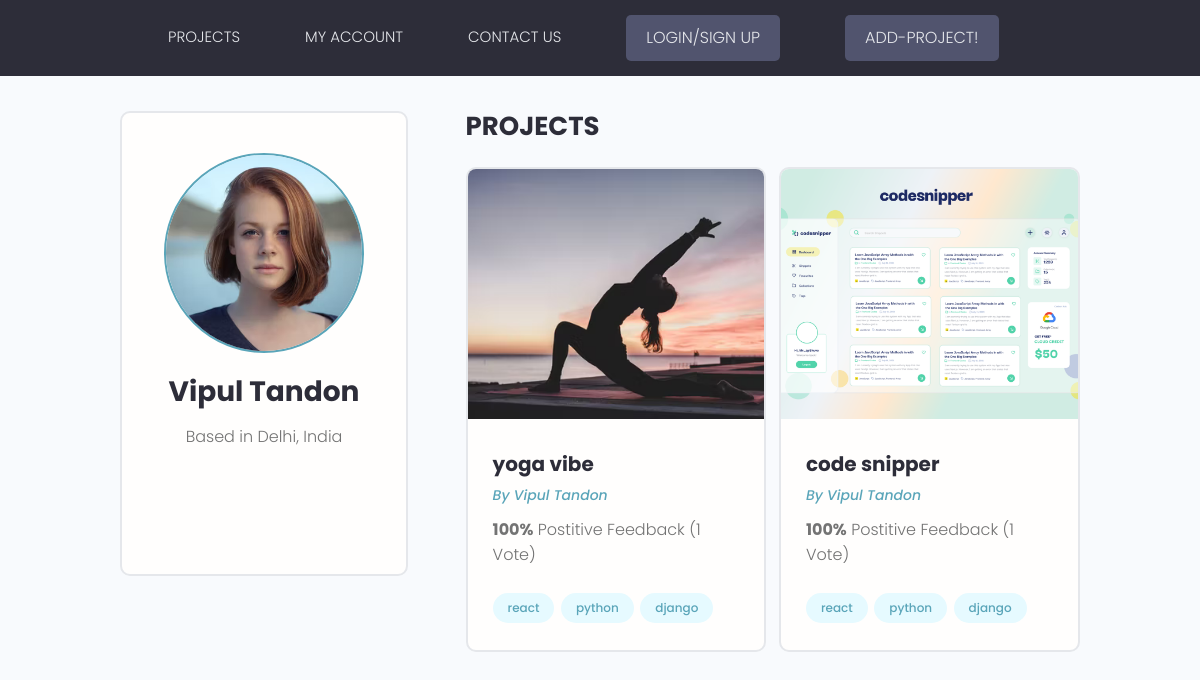
The app's page /users/profile/57972d04-bc4d-431b-bf70-063b74abb9f5/ with its own data.
### users/models.py (models this page shows, shortened)
class Profile(models.Model):
    LOGIN_TYPE = (
        ('Teacher', 'as a teacher'),
        ('Student', 'as a student'),
    )
    user = models.OneToOneField(User, on_delete=models.CASCADE, null=True, blank=True)
    username = models.CharField(max_length=200, blank=True, null=True)
    location = models.CharField(max_length=200, blank=True, null=True)
    name = models.CharField(max_length=200, blank=True, null=True)
    value = models.CharField(max_length=200, choices=LOGIN_TYPE, blank=True, null=True)
    email = models.EmailField(max_length=500, blank=True, null=True)
    profile_image = models.ImageField(null=True, blank=True, upload_to='profiles/', default='profiles/user-default.png')
    social_linkedin = models.CharField(max_length=200, blank=True, null=True)
    created = models.DateTimeField(auto_now_add=True)
    id = models.UUIDField(default=uuid.uuid4, unique=True, primary_key=True, editable=False)

### projects/models.py (models this page shows, shortened)
class Project(models.Model):
    owner = models.ForeignKey(Profile, null=True, blank=True, on_delete=models.SET_NULL)
    title = models.CharField(max_length=200)
    description = models.TextField(null=True, blank=True)
    source_link = models.CharField(max_length=2000, blank=True, null=True)
    featured_image = models.ImageField(null=True, blank=True, default="default.jpg")
    tags = models.ManyToManyField('Tag', blank=True)
    vote_total = models.IntegerField(default=0, null=True, blank=True)
    vote_ratio = models.IntegerField(default=0, null=True, blank=True)
    created = models.DateTimeField(auto_now_add=True)
    id = models.UUIDField(default=uuid.uuid4, unique=True, primary_key=True, editable=False)
    class Meta:
        ordering = ['-created']

class Tag(models.Model):
    name = models.CharField(max_length=200)
    created = models.DateTimeField(auto_now_add=True)
    id = models.UUIDField(default=uuid.uuid4, unique=True, primary_key=True, editable=False)
    def __str__(self):
        return self.name

### users/views.py (the view)
# urls.py: path('profile/<str:pk>/', views.profile, name='profile'),
def profile(request, pk):
    profile = Profile.objects.get(id=pk)
    context = {
        'profile': profile,
    }
    return render(request, 'users/profile.html', context)

### users/templates/users/profile.html (shortened to what this page needs)
{% extends 'main.html' %}
{% block content %}
<main class="profile my-md">
    <div class="container">
      <div class="layout">
        <div class="column column--1of3">
          <div class="card text-center">
            <div class="card__body dev">
              <img class="avatar avatar--xl" src="{{profile.profile_image.url}}" />
              <h2 class="dev__name">{{profile.name}}</h2>
              <p class="dev__location">Based in {{profile.location}}</p>
              <ul class="dev__social">
              </ul>
            </div>
          </div>
        </div>
        <div class="column column--2of3">
          <div class="devInfo">
            <h3 class="devInfo__title">Projects</h3>
            <div class="grid grid--two">
                {% for project in profile.project_set.all %}
              <div class="column">
                <div class="card project">
                  <a href="{% url 'project' project.id %}" class="project">
                    <img class="project__thumbnail" src="{{project.featured_image.url}}" alt="project thumbnail" />
                    <div class="card__body">
                      <h3 class="project__title">{{project.title}}</h3>
                      <p><a class="project__author" href="{% url 'profile' project.owner.id %}">By {{project.owner.name}}</a></p>
                      <p class="project--rating">
                        <span style="font-weight: bold;">{{project.vote_ratio}}%</span> Postitive
                        Feedback ({{project.vote_total}} Vote{{project.vote_total|pluralize:"s"}})
                      </p>
                      <div class="project__tags">
                          {% for tag in project.tags.all %}
                        <span class="tag tag--pill tag--main">
                          <small>{{tag}}</small>
                        </span>
                        {% endfor %}
                      </div>
                    </div>
                  </a>
                </div>
              </div>
              {% endfor %}
            </div>
          </div>
        </div>
      </div>
    </div>
  </main>
{% endblock content %}

### static/styles/app.css (style rules this page uses)
:root { --color-sub: #2d2d39; }
.card { border: 2px solid var(--color-light); }
img { width: 100%; }
.profile .card > .dev { padding: 4rem; }
.dev__name { color: var(--color-sub); font-size: 2.8rem; font-weight: 700; margin-top: 1rem; margin-bottom: 0.5rem; }
.dev__location { margin-top: 1rem; }
.dev__social { margin: 3rem 0; list-style: none; display: flex; justify-content: center; gap: 1.5rem; }
.devInfo { margin-bottom: 3rem; }
.devInfo__title, .devInfo__subtitle { font-size: 2.6rem; color: var(--color-sub); text-transform: uppercase; font-weight: 700; margin-bottom: 1.5rem; }
.project__author { font-size: 1.4rem; font-style: italic; }
.project--rating { margin-bottom: 1.6em; margin-top: .5em; }
.project__thumbnail { height: 25rem; object-fit: cover; object-position: top center; }
.project__title { font-size: 2rem; font-weight: 700; color: var(--color-sub); }

### static/uikit/styles/modules/_variables.css (style rules this page uses)
:root { --color-main: #5aa5b9; --color-main-light: #e6faff; --color-sub: #3f4156; --color-sub-light: #51546e; --color-sub-lighter: #ededfd; --color-text: #737373; --color-gray: #8b8b8b; --color-light: #e5e7eb; --color-light-gray: #767676; --color-bg: #f8fafd; --color-white: #fffefd; --color-white-light: #f3f3f3; --color-success: #359e64; --color-success-bg: #def8e8; --color-error: #fc4b0b; --color-error-bg: #fff2ee; --font-base: 'Poppins', arial, helvetica, 'Segoe UI', roboto, ubuntu, sans-serif; --font-monospace: 'Fira Code', 'Courier New', courier, monospace; --font-regular: 300; --font-medium: 500; --font-bold: 700; --generic-shadow: 1px 1px 5px #00000010; --generic-transition: all 0.3s ease-in-out; }

### static/uikit/styles/modules/_base.css (style rules this page uses)
* { margin: 0; padding: 0; box-sizing: border-box; text-rendering: optimizeLegibility; color: inherit; font-size: inherit; }
html { font-size: 50%; }
@media only screen and (min-width: 480px) { html { font-size: 56.25%; } }
@media only screen and (min-width: 1200px) { html { font-size: 62.5%; } }
body { line-height: 1.6; font-weight: 400; font-size: 1.5rem; color: var(--color-text); background-color: var(--color-bg); min-height: 100vh; }

### static/uikit/styles/modules/_typography.css (style rules this page uses)
* { font-family: var(--font-base); }
h2 { font-size: 3.6rem; font-weight: var(--font-bold); }
h3 { font-size: 3.2rem; font-weight: var(--font-medium); }
p, span, strong { font-size: 1.6rem; color: var(--color-text); font-weight: var(--font-regular); }
a { padding-bottom: 2px; text-decoration: none; display: inline-block; color: var(--color-main); font-weight: var(--font-medium); }

### static/uikit/styles/modules/_utilities.css (style rules this page uses)
.container { width: 92%; max-width: 165rem; margin: 0 auto; box-sizing: border-box; }
@media screen and (min-width: 1000px) { .container { width: 90%; } }
@media screen and (min-width: 1200px) { .container { width: 80%; } }
.text-center { text-align: center; }
.my-md { margin: 3rem auto; }

### static/uikit/styles/modules/_avatar.css (style rules this page uses)
.avatar { border-radius: 50%; border: 2px solid var(--color-main); object-fit: cover; }
.avatar--xl { height: 20rem; width: 20rem; }

### static/uikit/styles/modules/_card.css (style rules this page uses)
.card { border-radius: 1rem; background-color: var(--color-white); border: 1.5px solid var(--color-light); width: auto; height: auto; margin-top: 0.5rem; margin-bottom: 0.5rem; overflow: hidden; }
.card__body, .card__header { padding: 2rem 2.5rem; }

### static/uikit/styles/modules/_tag.css (style rules this page uses)
.tag { display: inline-flex; align-items: center; background-color: var(--color-sub); height: -webkit-fit-content; height: -moz-fit-content; height: fit-content; width: -webkit-fit-content; width: -moz-fit-content; width: fit-content; border-radius: 0.5rem; padding: 0.5rem 1.5rem; font-size: 1.2rem; cursor: pointer; }
.tag:not(:last-child) { margin-right: 0.25rem; margin-bottom: 0.75rem; }
.tag > small { color: var(--color-white); }
.tag--pill { border-radius: 5rem; }
.tag--main, .tag--main > small { background: var(--color-main-light); color: var(--color-main); font-weight: 500; }

### static/uikit/styles/modules/_grid.css (style rules this page uses)
.grid { display: flex; flex-wrap: wrap; justify-content: flex-start; align-items: stretch; }
.grid > .column { min-width: 28rem; margin-bottom: 2.5rem; }
.grid--two > .column { flex-basis: 100%; }
@media screen and (min-width: 800px) { .grid--two { margin-right: -2%; } }
@media screen and (min-width: 800px) { .grid--two > .column { margin-right: 2%; } }
@media screen and (min-width: 800px) { .grid--two > .column { flex-basis: 48%; } }

### static/uikit/styles/modules/_layout.css (style rules this page uses)
.layout { display: flex; flex-flow: row wrap; justify-content: space-between; }
.layout > .column { margin-bottom: 3rem; }
.layout > .column.column--1of3 { flex-basis: 30%; }
.layout > .column.column--2of3 { flex-basis: 64%; }

### records on screen
Profile: profile_image (picture), name "Vipul Tandon", location "Delhi, India"
Project: featured_image (picture), title "yoga vibe", owner.name "Vipul Tandon", vote_ratio "100", vote_total "1"
Tag: name "react"
Tag: name "python"
Tag: name "django"
Project: featured_image (picture), title "code snipper", owner.name "Vipul Tandon", vote_ratio "100", vote_total "1"
